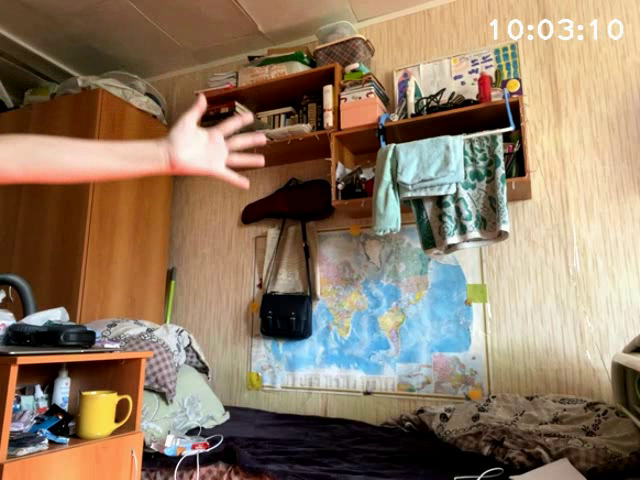
#> input picture frame 23 of labs/python-openCV/video/output_video.mov, 640 x 480 px, given in place of the camera
$ python Detector.py
#> lines starting #> are read from the running program, lines starting #| are printed output that depends on the picture; after the words box and inside, x2 and y2 are one past the last pixel; in counts of white or black regions, pixels touching at a corner belong together; pictures that were not available may be replaced by others from this repository, and a replacement may not be noted
#> the answer given: 3
#> in get_motion_video_from_ip, new_frame is the input picture: shape (480, 640, 3); mean B, G, R 100.1, 121.9, 142.6
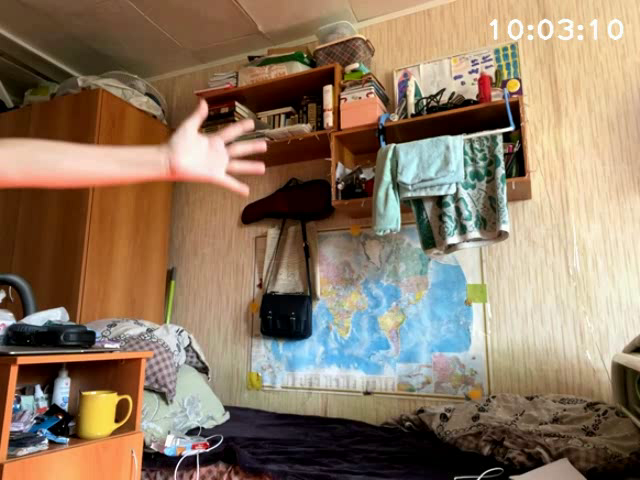
#> input picture frame 24 of labs/python-openCV/video/output_video.mov, 640 x 480 px, given in place of the camera
#> in get_motion_video_from_ip, new_frame is the input picture: shape (480, 640, 3); mean B, G, R 99.8, 121.4, 142.2
from datetime import datetime
import cv2


def get_picture(path=r'images\LR3example.jpg'):
    return cv2.imread(path, cv2.IMREAD_ANYDEPTH)


def get_gaussian_blur(image, size=5, deviation=1.4):
    return cv2.GaussianBlur(image, (size, size), deviation)


# [36 lines left out: function read_and_save_ip_video, not called in this run]


def is_motion_frame(old_frame, new_frame):
    old_frame = cv2.cvtColor(old_frame, cv2.COLOR_BGR2GRAY)
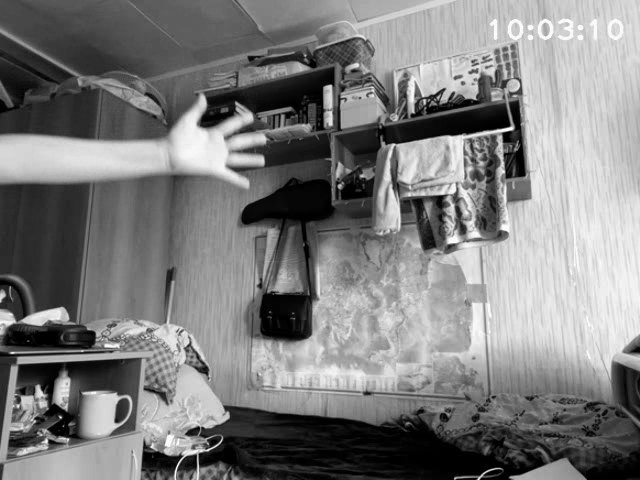
#> old_frame: shape (480, 640); min 0, max 255, mean 125.6
    new_frame = cv2.cvtColor(new_frame, cv2.COLOR_BGR2GRAY)
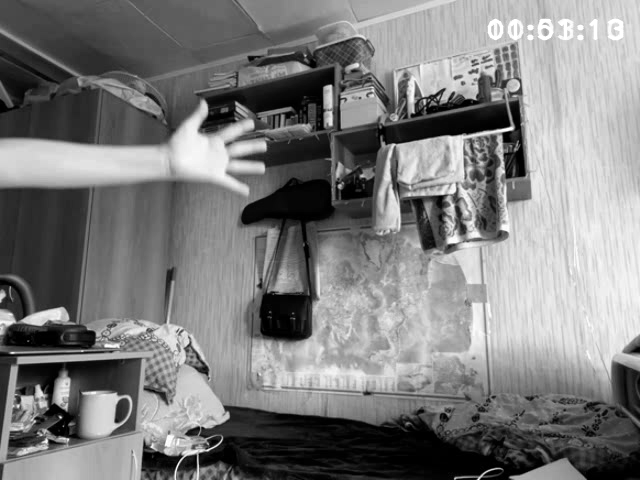
#> new_frame: shape (480, 640); min 0, max 255, mean 125.2

    old_frame = cv2.GaussianBlur(old_frame, (5, 5), 1.3)
    new_frame = cv2.GaussianBlur(new_frame, (5, 5), 1.3)

    delta_frame = cv2.absdiff(old_frame, new_frame)
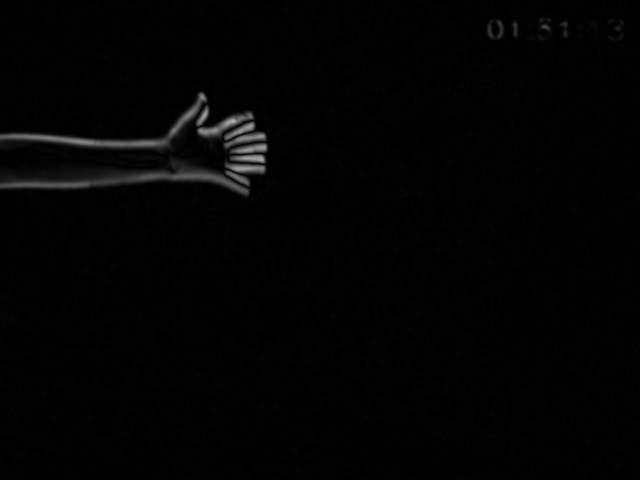
#> delta_frame: shape (480, 640); min 0, max 179, mean 2.8
    thresh_frame = cv2.threshold(delta_frame, 30, 255, cv2.THRESH_BINARY)[1]
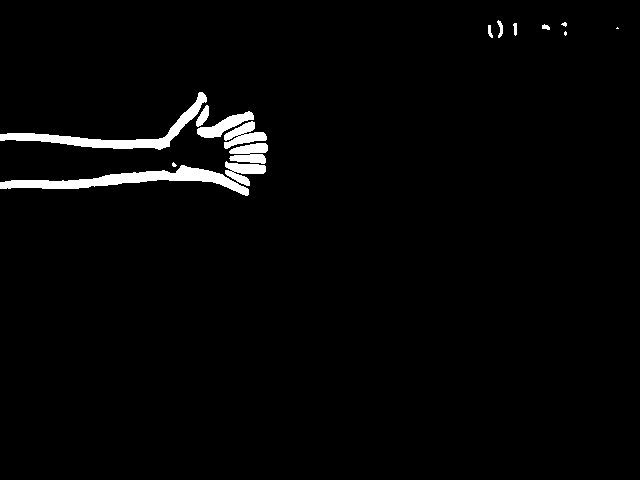
#> thresh_frame: shape (480, 640); 2.3% white; 15 white regions (4 under 20 px), largest, box (x1, y1, x2, y2) and area: (0, 165, 249, 196) 2405, (0, 92, 207, 150) 1949, (197, 111, 254, 138) 606
    thresh_frame = cv2.dilate(thresh_frame, None, iterations=2)
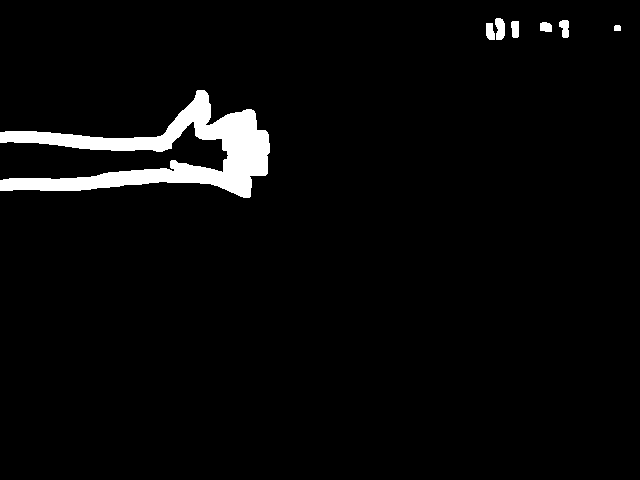
#> thresh_frame: shape (480, 640); 3.5% white; 7 white regions
    contours, _ = cv2.findContours(thresh_frame.copy(), cv2.RETR_EXTERNAL, cv2.CHAIN_APPROX_SIMPLE)
#> contours = 7 contours; box (x1, y1, x2, y2) and area: (0, 90, 270, 198) 9558, (495, 18, 505, 40) 152, (559, 20, 569, 38) 113, (486, 23, 495, 40) 106, (511, 21, 519, 38) 101, (540, 22, 552, 32) 86, (614, 25, 621, 31) 29

    for contours in contours:
        if cv2.contourArea(contours) > 1000:
            return True
#> this loop made 1 pass


# [21 lines left out: function get_motion_video, not called in this run]


def get_motion_video_from_ip(ip, input_path, output_path):
    input_video = cv2.VideoCapture(ip)
    output_video = cv2.VideoCapture(output_path, cv2.CAP_ANY)

    window_name = 'IP Window'

    width = int(input_video.get(cv2.CAP_PROP_FRAME_WIDTH))
    height = int(input_video.get(cv2.CAP_PROP_FRAME_HEIGHT))

    fourcc = cv2.VideoWriter_fourcc(*'XVID')

    input_video_writer = cv2.VideoWriter(input_path, fourcc, 25, (width, height))
    output_video_writer = cv2.VideoWriter(output_path, fourcc, 25, (width, height))

    font = cv2.FONT_HERSHEY_PLAIN
    color = (255, 255, 255)
    org = (485, 40)
    thickness = 2
    font_scale = 2

    is_frame_read, new_frame = input_video.read()
    while is_frame_read:
        old_frame = new_frame
        is_frame_read, new_frame = input_video.read()

        if not is_frame_read:
            break

        time = str(datetime.now()).split(' ')[1].split('.')[0]
        frame = cv2.putText(new_frame, time, org, font,
                            font_scale, color, thickness, cv2.LINE_AA)

        cv2.imshow(window_name, new_frame)
        input_video_writer.write(new_frame)

        if is_motion_frame(old_frame, new_frame):
            output_video_writer.write(new_frame)

        key = cv2.waitKey(1)
#> (key Esc is pressed here)

        # клавиша - escape
        if key == 27:
            break

    input_video.release()
    output_video.release()

    cv2.destroyAllWindows()


# [19 lines left out: function read_video, not called in this run]


def read_two_video(video_path1, video_path2):
#> called with video_path1 = 'video\\input_phone_video.mov', video_path2 = 'video\\output_phone_video.mov'
    cap1 = cv2.VideoCapture(video_path1)
    cap2 = cv2.VideoCapture(video_path2)

    while cap1.isOpened() or cap2.isOpened():
        is_frame_read1, frame1 = cap1.read()
        is_frame_read2, frame2 = cap2.read()

        if is_frame_read1:
            cv2.imshow('Original', frame1)

        if is_frame_read2:
            cv2.imshow('Motion', frame2)

        key = cv2.waitKey(15)
#> (key Esc is pressed here)

        # клавиша - escape
        if key == 27:
            break

    cap1.release()
    cap2.release()


def run_individual_task2():
    print('*** МЕНЮ ***:\n')
    print('1. Чтение уже записанного видео -> запись видео c движением;')
    print('2. Чтение видео с телефона -> запись видео c движением;')
    print('3. Чтение видео с телефона одновременное с записью видео c движением;\n')

    print('Выберите вариант >: ')
    variant = int(input())

    input_path = ''
    output_path = ''

    if variant == 1:
        input_path = r'video\input_video.mov'
        output_path = r'video\output_video.mov'

        get_motion_video(input_path, output_path)
    elif variant == 2:
        input_path = r'video\input_ip_video.mov'
        output_path = r'video\output_ip_video.mov'

        read_and_save_ip_video(1, input_path)
        get_motion_video(input_path, output_path)
    elif variant == 3:
        input_path = r'video\input_phone_video.mov'
        output_path = r'video\output_phone_video.mov'

        get_motion_video_from_ip(1, input_path, output_path)

    read_two_video(input_path, output_path)


run_individual_task2()

$ run again, starting later in the video
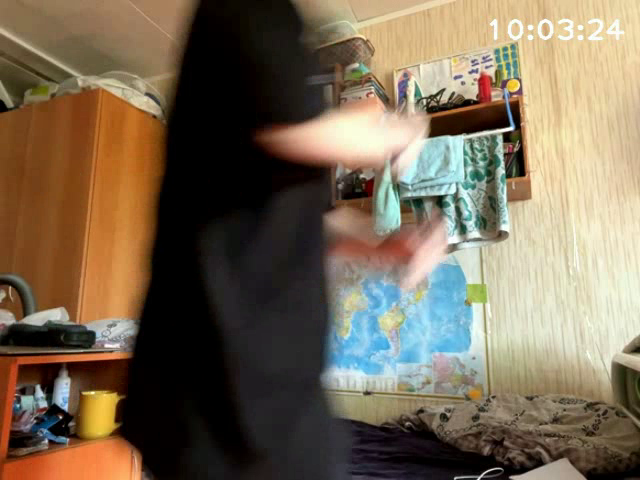
#> input picture frame 105 of labs/python-openCV/video/output_video.mov, 640 x 480 px, given in place of the camera
#> in get_motion_video_from_ip, new_frame is the input picture: shape (480, 640, 3); mean B, G, R 85.4, 105.9, 120.8
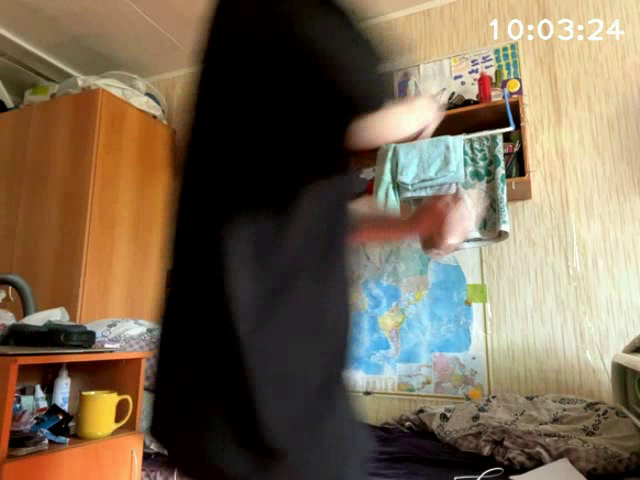
#> input picture frame 106 of labs/python-openCV/video/output_video.mov, 640 x 480 px, given in place of the camera
#> in get_motion_video_from_ip, new_frame is the input picture: shape (480, 640, 3); mean B, G, R 81.6, 102.3, 118.1
#> in is_motion_frame, `thresh_frame = cv2.dilate(thresh_frame, None, iterations=2)`:
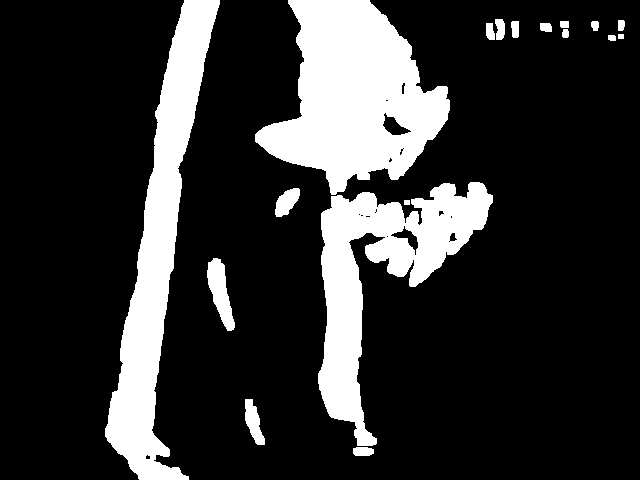
#> thresh_frame: shape (480, 640); 19.4% white; 18 white regions
#> in is_motion_frame, `contours, _ = cv2.findContours(thresh_frame.copy(), cv2.RETR_EXTERNAL,..`: contours = 18 contours; largest, box (x1, y1, x2, y2) and area: (255, 0, 450, 195) 22154, (105, 0, 220, 480) 17647, (318, 182, 493, 446) 15992, (207, 258, 235, 331) 984, (245, 399, 265, 445) 464
#> the loop in is_motion_frame, `for contours in contours:` made 6 passes
#> contours on pass 4: [[404, 200], [404, 204], [409, 204], [409, 200]]

$ run again, starting later in the video
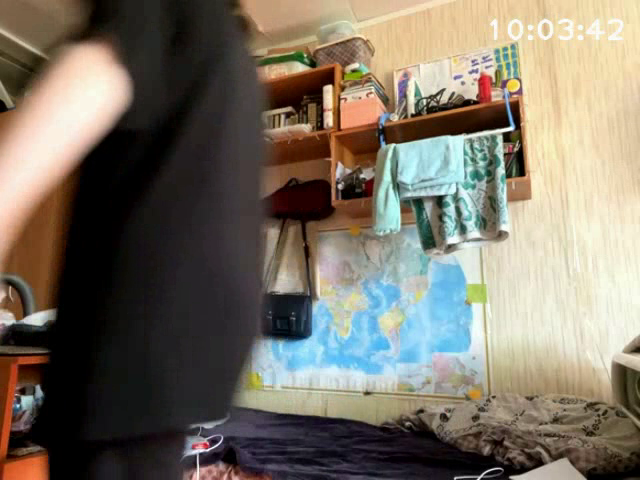
#> input picture frame 187 of labs/python-openCV/video/output_video.mov, 640 x 480 px, given in place of the camera
#> in get_motion_video_from_ip, new_frame is the input picture: shape (480, 640, 3); mean B, G, R 101.5, 114.5, 122.4
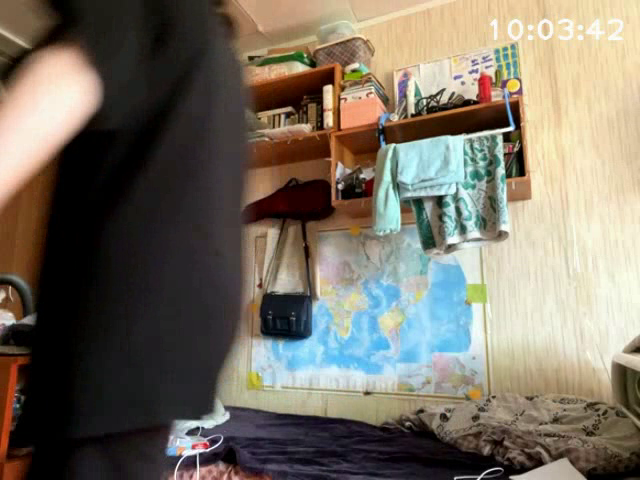
#> input picture frame 188 of labs/python-openCV/video/output_video.mov, 640 x 480 px, given in place of the camera
#> in get_motion_video_from_ip, new_frame is the input picture: shape (480, 640, 3); mean B, G, R 99.9, 112.7, 120.3
#> in is_motion_frame, `thresh_frame = cv2.dilate(thresh_frame, None, iterations=2)`:
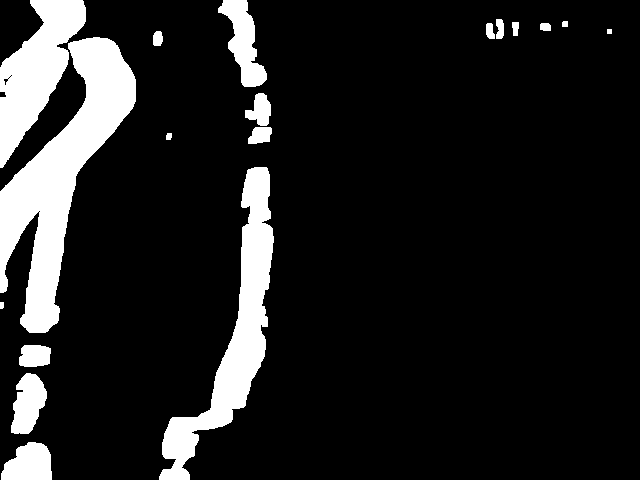
#> thresh_frame: shape (480, 640); 12.5% white; 18 white regions
#> contours = 18 contours, 2 with area under 20; largest, box (x1, y1, x2, y2) and area: (0, 37, 136, 333) 14348, (159, 167, 274, 480) 9282, (0, 0, 86, 168) 6682, (218, 0, 267, 87) 1927, (1, 442, 52, 480) 1416
#> the loop in is_motion_frame, `for contours in contours:` made 1 pass
